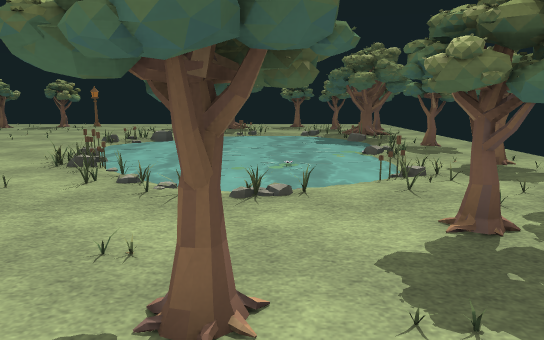
view 1 (above)

20 first-person views from a walk through a Godot game level. The camera is 1.5 m above the floor, tilts 10° down and sees 70° across. The floor is counted in squares, 1 m on a side. Each view is taken from the middle of a square. On the plan, view 1 faces up. The plan holds only what a view shows up to about 17 squares ahead; the rest is blank. Surface patterns are stand-ins for the level's own textures.

view 2
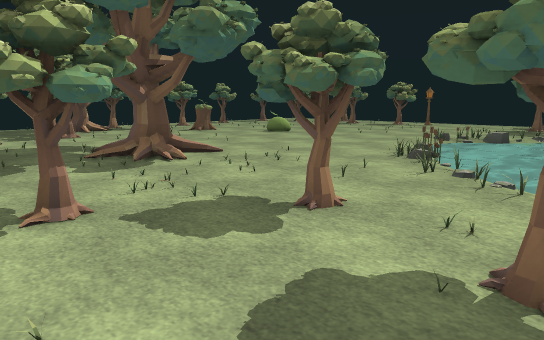

view 3
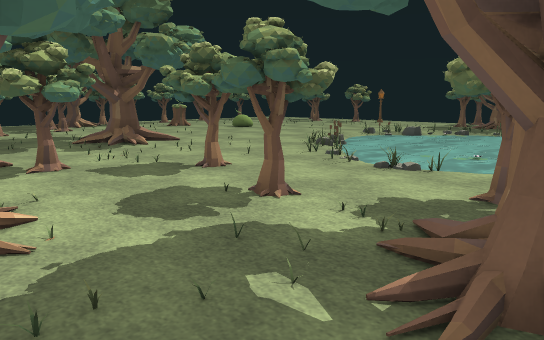

view 4
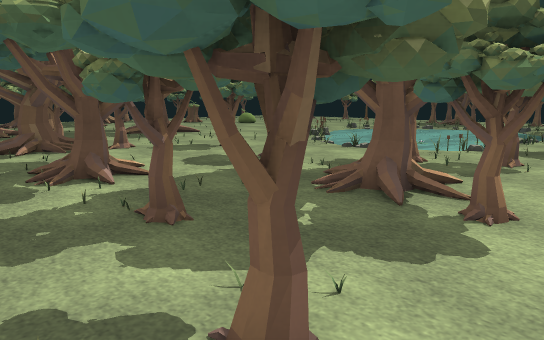

view 5
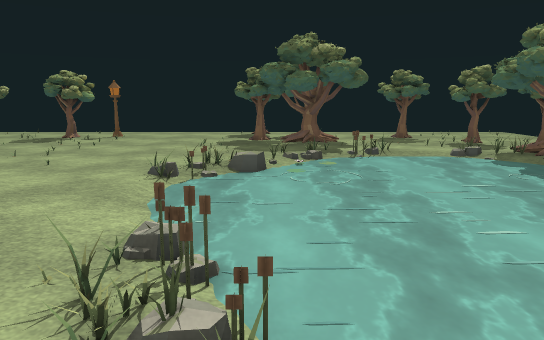

view 6
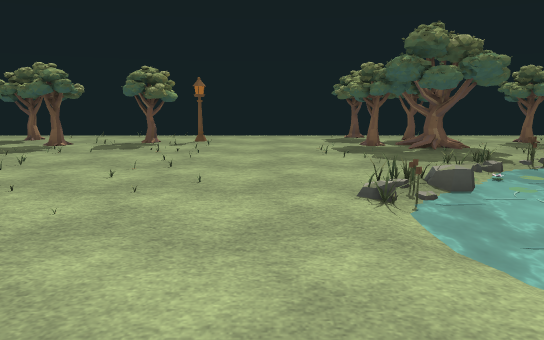

view 7
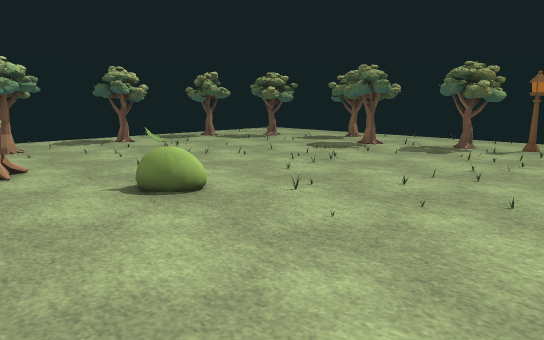

view 8
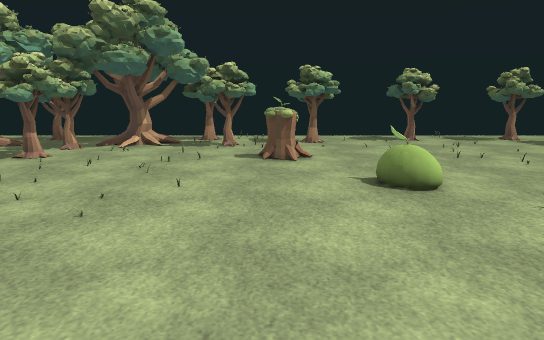

view 9
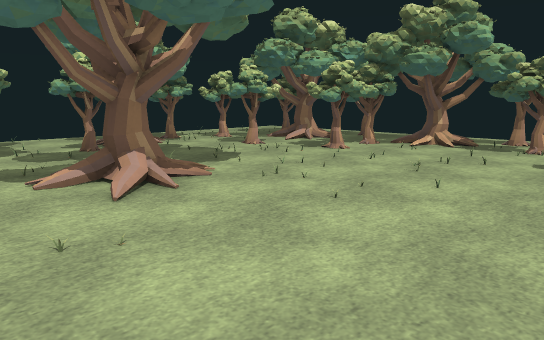

view 10
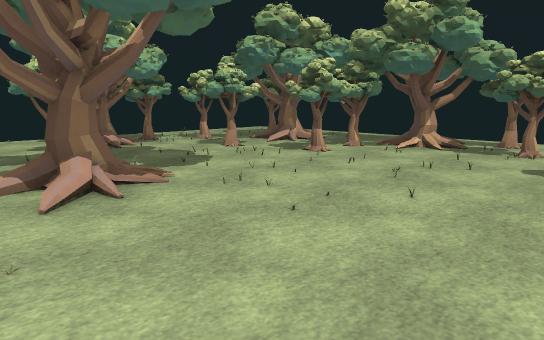

view 11
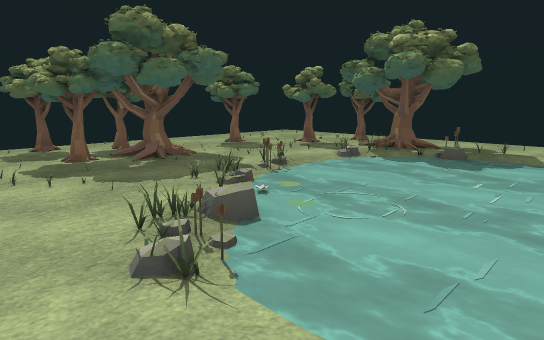

view 12
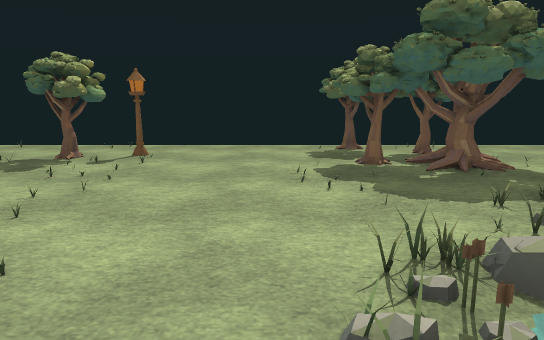

view 13
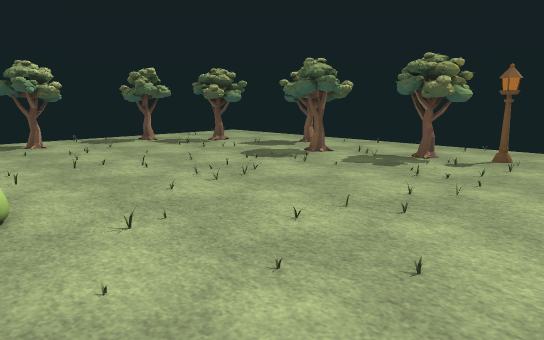

view 14
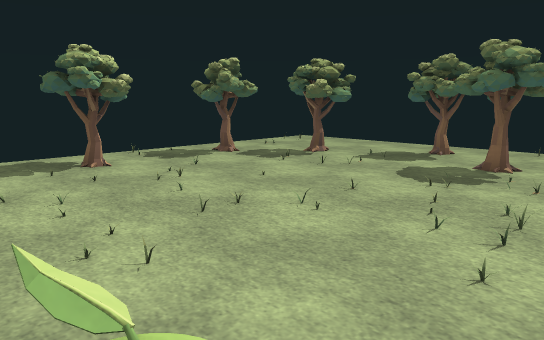

view 15
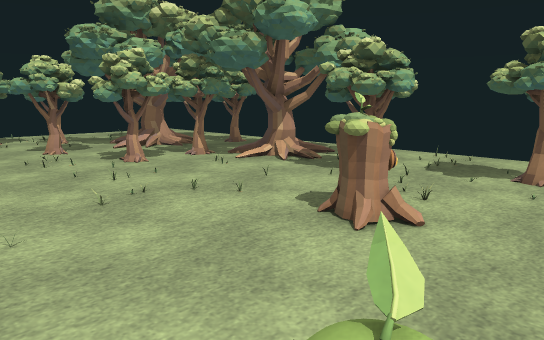

view 16
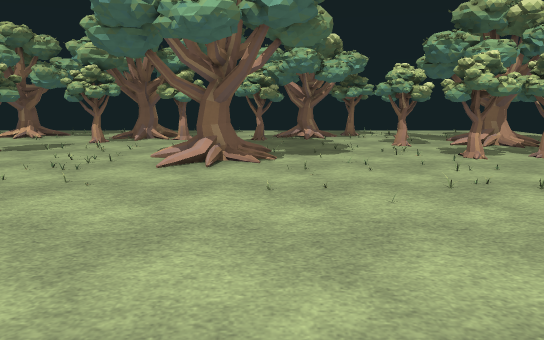

view 17
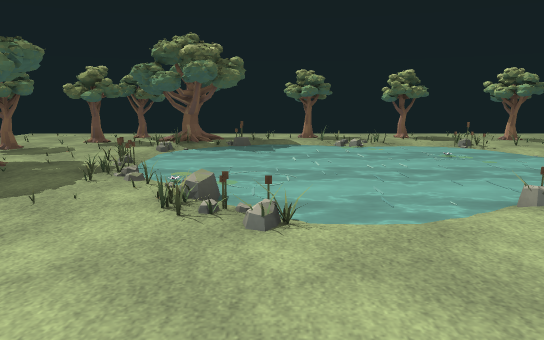

view 18
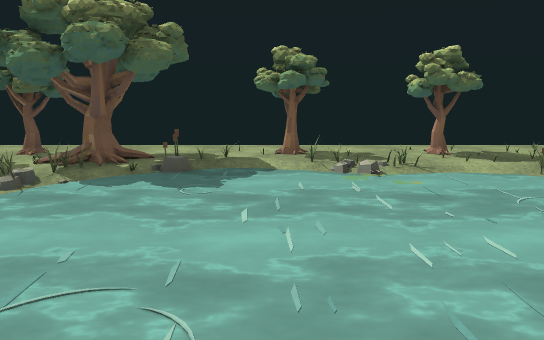

view 19
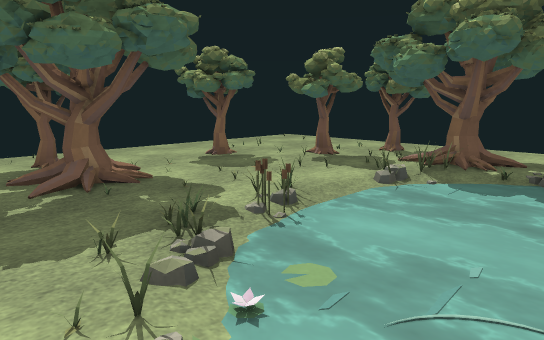

view 20
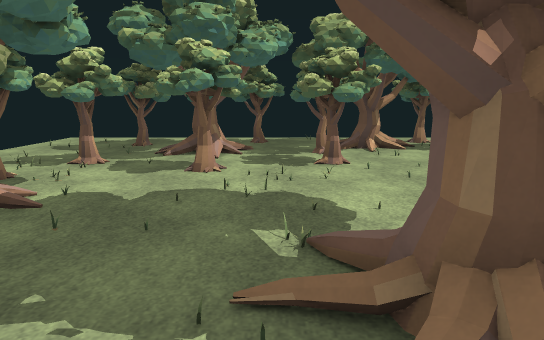

### Floor plan
Key: @ floor where view 1 was taken; # wall or solid block; . floor; / step, stairs or slope; = window, fence, low wall or low ledge; ^ raised ledge; T thing the floor can be seen under or through; L lantern; S stump.
Columns run from 24 left of view 1 to 7 right of it. Each row starts with its distance up from view 1.
 26 ....................#...........
 25 ......##...........####.........
 24 ......##...##L........T..##.....
 23 ...##...##..#......TTTT..#......
 22 ....#...#..........T.TT....#....
 21 ..#........................##.#.
 20 .##..........................##.
 19 ......................==/...#/..
 18 .....................=.....###..
 17 .##...............///....../....
 16 .#................=//....../=...
 15 ..................=.............
 14 ..........^..................##.
 13 ..#.......^.................=##.
 12 ..##..S....................///..
 11 ......SS...........=......../...
 10 ....#..............=.........##.
  9 .#.##..............#=........##.
  8 .##........................=....
  7 ...#............................
  6 .  #T.......................##..
  5 .  .TTTT.....##............#.#.
  4 ....TT.T.....##.....#.....##...
  3 ..#.................##.##......
  2 .##///.#...............#...##..
  1 .../#/.##.........##.......###.
  0 ..  /T......#..##..#....@....##
 -1 ..##..TT //.##.#.##...//.......
 -2 ..#....TTTT#.....##.//##/ .#...
 -3 ........TT  ...   ......./##.##
 -4 .........  ....       .......#
 -5 ........   ....                .

Where each view was taken, in squares from view 1:
view 1: 0 up, 0 right, facing up
view 2: 1 down, 0 right, facing up-left
view 3: 2 down, 4 right, facing up-left
view 4: 5 down, 7 right, facing up-left
view 5: 7 up, 4 left, facing up
view 6: 9 up, 8 left, facing up
view 7: 10 up, 8 left, facing up-left
view 8: 11 up, 7 left, facing left
view 9: 12 up, 7 left, facing down-left
view 10: 12 up, 8 left, facing down-left
view 11: 12 up, 8 left, facing up-right
view 12: 13 up, 7 left, facing up
view 13: 13 up, 8 left, facing up-left
view 14: 13 up, 13 left, facing up-left
view 15: 14 up, 13 left, facing down-left
view 16: 15 up, 12 left, facing down
view 17: 15 up, 11 left, facing right
view 18: 14 up, 5 left, facing right
view 19: 15 up, 5 left, facing up-right
view 20: 3 up, 8 left, facing left
